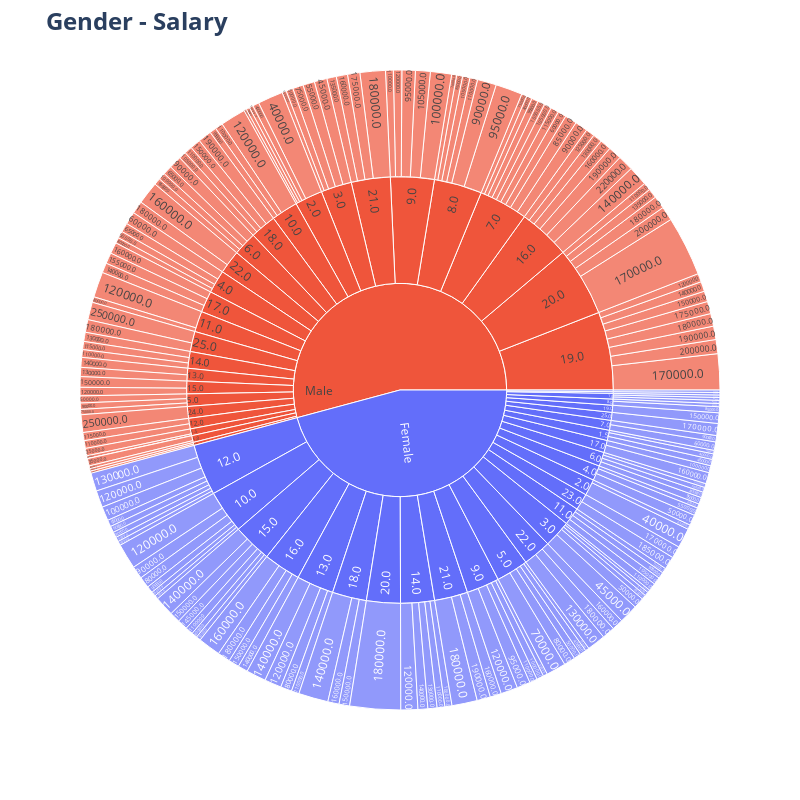

The cell this chart's notebook holds for it:
### Code cell
fig = px.sunburst(df, path=['Gender', 'Years of Experience', 'Salary'], color='Gender', values='Salary')
fig.update_layout(title='<b> Gender - Salary </b>', title_font={'size':24}, autosize=False, width=800, height=800)
fig.update_traces(insidetextorientation='radial')

fig.show()

### Figure 1 — Plotly figure (JSON) as saved in the notebook; plotly's stock layout.template omitted (floating-point values rounded to 4 significant figures; data arrays with more than 128 entries replaced by an {"elided": "..."} marker saying what was removed)
{"data": [{"branchvalues": "total", "customdata": {"elided": "241x1 str values"}, "domain": {"x": [0, 1], "y": [0, 1]}, "hovertemplate": "labels=%{label}<br>Salary=%{value}<br>parent=%{parent}<br>id=%{id}<br>Gender=%{customdata[0]}<extra></extra>", "ids": {"elided": "241 str values"}, "insidetextorientation": "radial", "labels": {"elided": "241 str values"}, "marker": {"colors": {"elided": "241 str values"}}, "name": "", "parents": {"elided": "241 str values"}, "type": "sunburst", "values": {"elided": "241 int values"}}], "layout": {"autosize": false, "height": 800, "legend": {"tracegroupgap": 0}, "margin": {"t": 60}, "title": {"font": {"size": 24}, "text": "<b> Gender - Salary </b>"}, "width": 800}}
